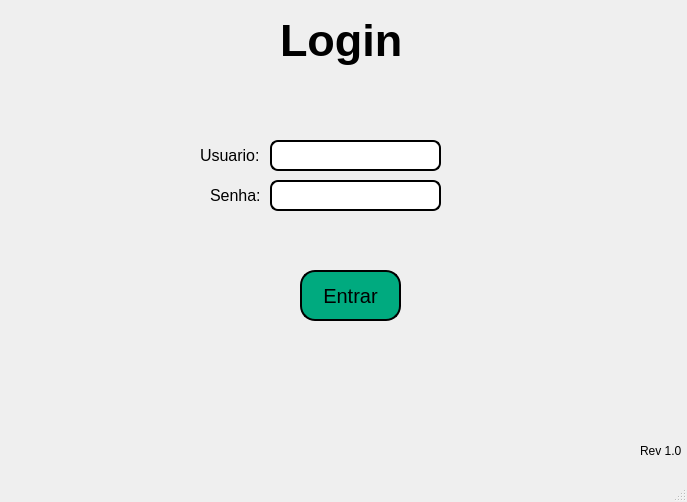
<?xml version="1.0" encoding="UTF-8"?>
<ui version="4.0">
 <class>MainWindow</class>
 <widget class="QMainWindow" name="MainWindow">
  <property name="windowModality">
   <enum>Qt::NonModal</enum>
  </property>
  <property name="geometry">
   <rect>
    <x>0</x>
    <y>0</y>
    <width>687</width>
    <height>502</height>
   </rect>
  </property>
  <property name="minimumSize">
   <size>
    <width>687</width>
    <height>502</height>
   </size>
  </property>
  <property name="maximumSize">
   <size>
    <width>687</width>
    <height>502</height>
   </size>
  </property>
  <property name="windowTitle">
   <string>MainWindow</string>
  </property>
  <property name="tabShape">
   <enum>QTabWidget::Rounded</enum>
  </property>
  <widget class="QWidget" name="centralwidget">
   <widget class="QLineEdit" name="lineEdit">
    <property name="geometry">
     <rect>
      <x>270</x>
      <y>140</y>
      <width>171</width>
      <height>31</height>
     </rect>
    </property>
    <property name="font">
     <font>
      <pointsize>11</pointsize>
     </font>
    </property>
    <property name="styleSheet">
     <string notr="true">border-style: outset;
border-width: 2px;
border-radius: 8px;

</string>
    </property>
   </widget>
   <widget class="QLabel" name="label">
    <property name="geometry">
     <rect>
      <x>280</x>
      <y>10</y>
      <width>131</width>
      <height>61</height>
     </rect>
    </property>
    <property name="font">
     <font>
      <family>Nirmala UI</family>
      <pointsize>34</pointsize>
      <weight>75</weight>
      <bold>true</bold>
     </font>
    </property>
    <property name="text">
     <string>Login</string>
    </property>
   </widget>
   <widget class="QLabel" name="label_2">
    <property name="geometry">
     <rect>
      <x>200</x>
      <y>145</y>
      <width>61</width>
      <height>21</height>
     </rect>
    </property>
    <property name="font">
     <font>
      <pointsize>12</pointsize>
     </font>
    </property>
    <property name="text">
     <string>Usuario:</string>
    </property>
   </widget>
   <widget class="QLabel" name="label_3">
    <property name="geometry">
     <rect>
      <x>210</x>
      <y>185</y>
      <width>51</width>
      <height>21</height>
     </rect>
    </property>
    <property name="font">
     <font>
      <pointsize>12</pointsize>
     </font>
    </property>
    <property name="text">
     <string>Senha:</string>
    </property>
   </widget>
   <widget class="QLineEdit" name="lineEdit_2">
    <property name="geometry">
     <rect>
      <x>270</x>
      <y>180</y>
      <width>171</width>
      <height>31</height>
     </rect>
    </property>
    <property name="font">
     <font>
      <pointsize>11</pointsize>
     </font>
    </property>
    <property name="styleSheet">
     <string notr="true">border-style: outset;
border-width: 2px;
border-radius: 8px;

</string>
    </property>
   </widget>
   <widget class="QPushButton" name="pushButton">
    <property name="geometry">
     <rect>
      <x>300</x>
      <y>270</y>
      <width>101</width>
      <height>51</height>
     </rect>
    </property>
    <property name="font">
     <font>
      <pointsize>15</pointsize>
     </font>
    </property>
    <property name="styleSheet">
     <string notr="true">background-color: rgb(0, 170, 127);
border-style: outset;
border-width: 2px;
border-radius: 15px;
border-color: black;</string>
    </property>
    <property name="text">
     <string>Entrar</string>
    </property>
    <property name="flat">
     <bool>false</bool>
    </property>
   </widget>
   <widget class="QLabel" name="label_4">
    <property name="geometry">
     <rect>
      <x>640</x>
      <y>440</y>
      <width>41</width>
      <height>21</height>
     </rect>
    </property>
    <property name="text">
     <string>Rev 1.0</string>
    </property>
   </widget>
   <widget class="QLabel" name="label_5">
    <property name="geometry">
     <rect>
      <x>270</x>
      <y>230</y>
      <width>161</width>
      <height>20</height>
     </rect>
    </property>
    <property name="font">
     <font>
      <pointsize>11</pointsize>
     </font>
    </property>
    <property name="styleSheet">
     <string notr="true">color: rgb(255, 0, 0);</string>
    </property>
    <property name="text">
     <string/>
    </property>
    <property name="scaledContents">
     <bool>false</bool>
    </property>
   </widget>
  </widget>
  <widget class="QMenuBar" name="menubar">
   <property name="geometry">
    <rect>
     <x>0</x>
     <y>0</y>
     <width>687</width>
     <height>21</height>
    </rect>
   </property>
  </widget>
  <widget class="QStatusBar" name="statusbar"/>
 </widget>
 <resources/>
 <connections/>
</ui>
